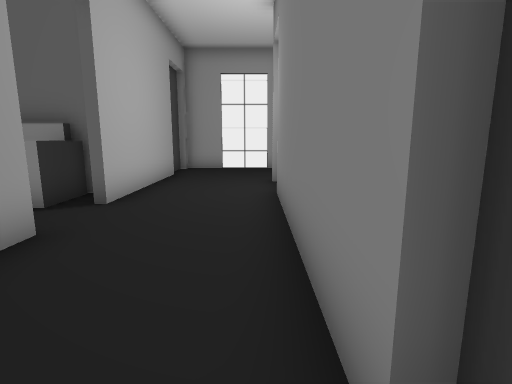
view 1 (above)

12 first-person views from a walk through a scene from a Unity 3-D project. The camera is 1.3 m above the floor, tilts 10° down and sees 80° across. The floor is counted in squares, 1 m on a side. Each view is taken from the middle of a square. On the plan, view 1 faces up. The plan holds only what a view shows up to about 14 squares ahead; the rest is blank. The player is left out.

view 2
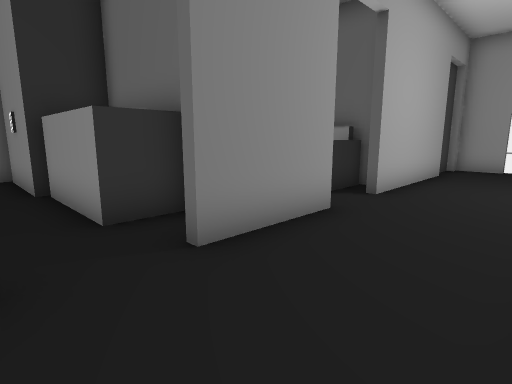

view 3
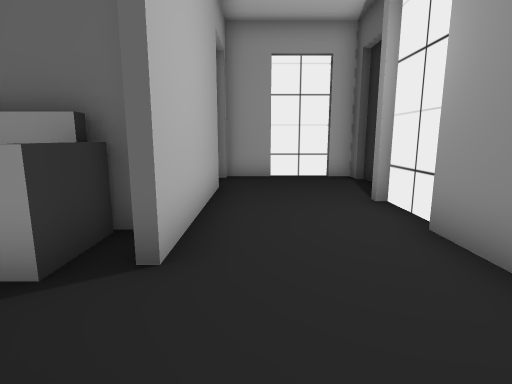

view 4
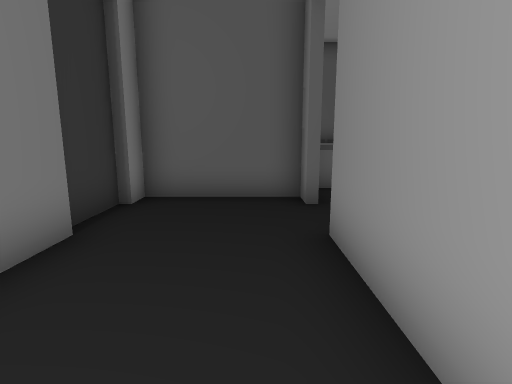

view 5
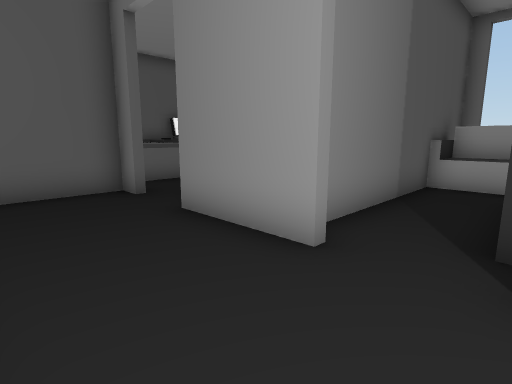

view 6
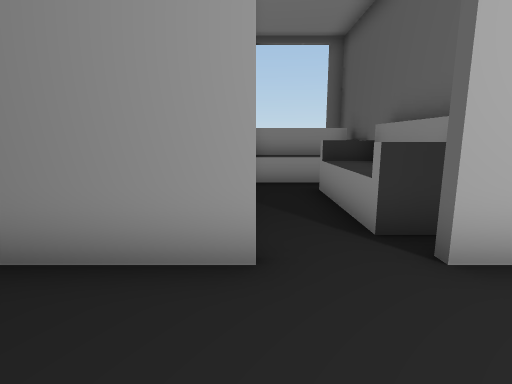

view 7
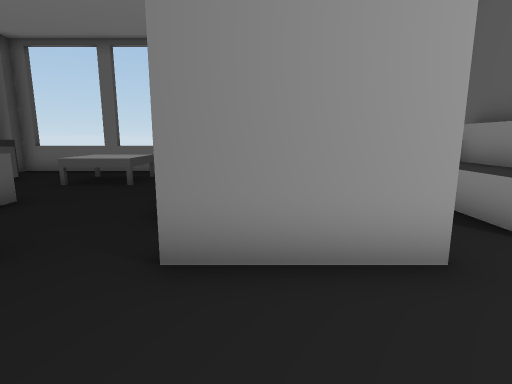

view 8
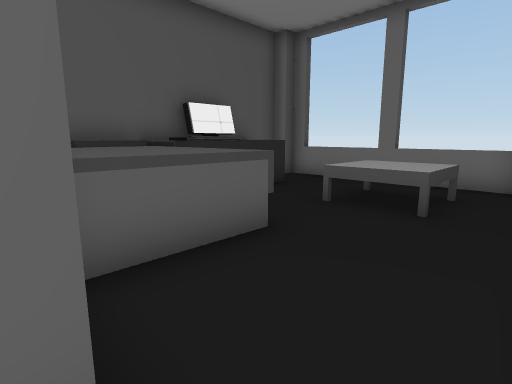

view 9
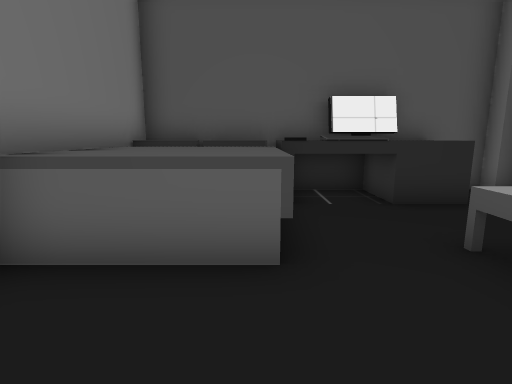

view 10
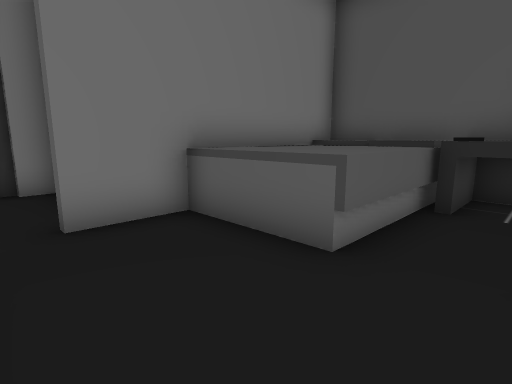

view 11
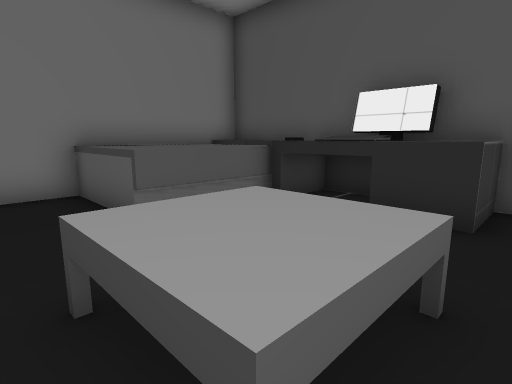

view 12
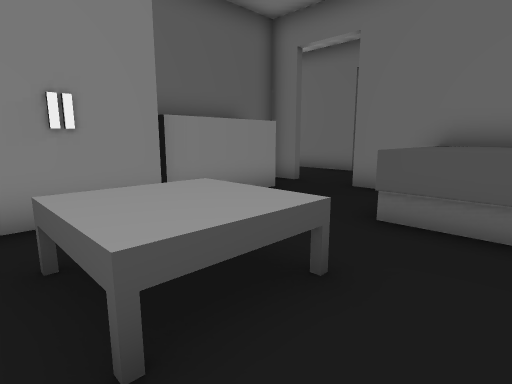

### Floor plan
Key: @ floor where view 1 was taken; # wall or solid block; . floor; = window, fence, low wall or low ledge; ^ raised ledge.
Columns run from 13 left of view 1 to 2 right of it. Each row starts with its distance up from view 1.
 14           #####
 13           #...##
 12           #....#
 11           #...
 10           #...#
  9           #...#
  8           #...#
  7   #########...#
  6    ^^^^^^^#...#
  5    ^^.........#
  4    ^^.....#...#
  3   #########...#
  2        ####...#
  1     #####.....#
  0  ####........@#
 -1  =........#...#
 -2  =.^^.....#####
 -3  =.^^..^^^#
 -4 ##.....^^^#
 -5  =.....^^^#
 -6  =.^^^^^^^#
 -7 ##.^^^^^^^#
 -8  ##########

Where each view was taken, in squares from view 1:
view 1: 0 up, 0 right, facing up
view 2: 1 down, 0 right, facing up-left
view 3: 3 up, 2 left, facing up
view 4: 5 up, 2 left, facing down
view 5: 6 up, 0 right, facing down-left
view 6: 4 up, 0 right, facing left
view 7: 2 up, 0 right, facing left
view 8: 0 up, 3 left, facing down-left
view 9: 0 up, 6 left, facing down
view 10: 0 up, 8 left, facing down-right
view 11: 1 down, 11 left, facing down-right
view 12: 5 down, 11 left, facing up-right
